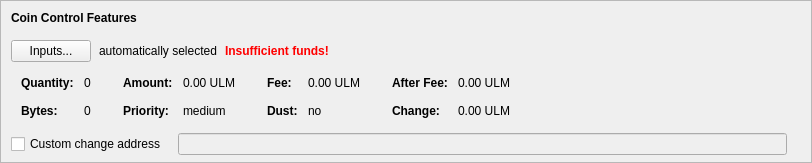
    <widget class="QFrame" name="frameCoinControl">
     <property name="sizePolicy">
      <sizepolicy hsizetype="Expanding" vsizetype="Expanding">
       <horstretch>0</horstretch>
       <verstretch>0</verstretch>
      </sizepolicy>
     </property>
     <property name="maximumSize">
      <size>
       <width>16777215</width>
       <height>16777215</height>
      </size>
     </property>
     <property name="frameShape">
      <enum>QFrame::StyledPanel</enum>
     </property>
     <property name="frameShadow">
      <enum>QFrame::Sunken</enum>
     </property>
     <layout class="QVBoxLayout" name="verticalLayoutCoinControl2">
      <property name="spacing">
       <number>0</number>
      </property>
      <property name="leftMargin">
       <number>0</number>
      </property>
      <property name="topMargin">
       <number>0</number>
      </property>
      <property name="rightMargin">
       <number>0</number>
      </property>
      <property name="bottomMargin">
       <number>6</number>
      </property>
      <item>
       <layout class="QVBoxLayout" name="verticalLayoutCoinControl" stretch="0,0,0,0,1">
        <property name="spacing">
         <number>0</number>
        </property>
        <property name="leftMargin">
         <number>10</number>
        </property>
        <property name="topMargin">
         <number>10</number>
        </property>
        <item>
         <layout class="QHBoxLayout" name="horizontalLayoutCoinControl1">
          <property name="bottomMargin">
           <number>15</number>
          </property>
          <item>
           <widget class="QLabel" name="labelCoinControlFeatures">
            <property name="sizePolicy">
             <sizepolicy hsizetype="Preferred" vsizetype="Maximum">
              <horstretch>0</horstretch>
              <verstretch>0</verstretch>
             </sizepolicy>
            </property>
            <property name="font">
             <font>
              <weight>75</weight>
              <bold>true</bold>
             </font>
            </property>
            <property name="styleSheet">
             <string notr="true">font-weight:bold;</string>
            </property>
            <property name="text">
             <string>Coin Control Features</string>
            </property>
           </widget>
          </item>
         </layout>
        </item>
        <item>
         <layout class="QHBoxLayout" name="horizontalLayoutCoinControl2" stretch="0,0,0,0">
          <property name="spacing">
           <number>8</number>
          </property>
          <property name="bottomMargin">
           <number>10</number>
          </property>
          <item>
           <widget class="QPushButton" name="pushButtonCoinControl">
            <property name="styleSheet">
             <string notr="true"/>
            </property>
            <property name="text">
             <string>Inputs...</string>
            </property>
            <property name="autoDefault">
             <bool>false</bool>
            </property>
           </widget>
          </item>
          <item>
           <widget class="QLabel" name="labelCoinControlAutomaticallySelected">
            <property name="text">
             <string>automatically selected</string>
            </property>
            <property name="margin">
             <number>5</number>
            </property>
           </widget>
          </item>
          <item>
           <widget class="QLabel" name="labelCoinControlInsuffFunds">
            <property name="font">
             <font>
              <weight>75</weight>
              <bold>true</bold>
             </font>
            </property>
            <property name="styleSheet">
             <string notr="true">color:red;font-weight:bold;</string>
            </property>
            <property name="text">
             <string>Insufficient funds!</string>
            </property>
            <property name="margin">
             <number>5</number>
            </property>
           </widget>
          </item>
          <item>
           <spacer name="horizontalSpacerCoinControl">
            <property name="orientation">
             <enum>Qt::Horizontal</enum>
            </property>
            <property name="sizeHint" stdset="0">
             <size>
              <width>40</width>
              <height>1</height>
             </size>
            </property>
           </spacer>
          </item>
         </layout>
        </item>
        <item>
         <widget class="QWidget" name="widgetCoinControl" native="true">
          <property name="sizePolicy">
           <sizepolicy hsizetype="Preferred" vsizetype="Preferred">
            <horstretch>0</horstretch>
            <verstretch>0</verstretch>
           </sizepolicy>
          </property>
          <property name="minimumSize">
           <size>
            <width>0</width>
            <height>0</height>
           </size>
          </property>
          <property name="styleSheet">
           <string notr="true"/>
          </property>
          <layout class="QHBoxLayout" name="horizontalLayoutCoinControl5">
           <property name="leftMargin">
            <number>0</number>
           </property>
           <property name="topMargin">
            <number>0</number>
           </property>
           <property name="rightMargin">
            <number>0</number>
           </property>
           <property name="bottomMargin">
            <number>0</number>
           </property>
           <item>
            <layout class="QHBoxLayout" name="horizontalLayoutCoinControl3" stretch="0,0,0,1">
             <property name="spacing">
              <number>20</number>
             </property>
             <property name="topMargin">
              <number>0</number>
             </property>
             <property name="bottomMargin">
              <number>10</number>
             </property>
             <item>
              <layout class="QFormLayout" name="formLayoutCoinControl1">
               <property name="horizontalSpacing">
                <number>10</number>
               </property>
               <property name="verticalSpacing">
                <number>14</number>
               </property>
               <property name="leftMargin">
                <number>10</number>
               </property>
               <property name="topMargin">
                <number>4</number>
               </property>
               <property name="rightMargin">
                <number>6</number>
               </property>
               <item row="0" column="0">
                <widget class="QLabel" name="labelCoinControlQuantityText">
                 <property name="font">
                  <font>
                   <weight>75</weight>
                   <bold>true</bold>
                  </font>
                 </property>
                 <property name="text">
                  <string>Quantity:</string>
                 </property>
                 <property name="margin">
                  <number>0</number>
                 </property>
                </widget>
               </item>
               <item row="0" column="1">
                <widget class="QLabel" name="labelCoinControlQuantity">
                 <property name="cursor">
                  <cursorShape>IBeamCursor</cursorShape>
                 </property>
                 <property name="contextMenuPolicy">
                  <enum>Qt::ActionsContextMenu</enum>
                 </property>
                 <property name="text">
                  <string notr="true">0</string>
                 </property>
                 <property name="margin">
                  <number>0</number>
                 </property>
                 <property name="textInteractionFlags">
                  <set>Qt::LinksAccessibleByMouse|Qt::TextSelectableByKeyboard|Qt::TextSelectableByMouse</set>
                 </property>
                </widget>
               </item>
               <item row="1" column="0">
                <widget class="QLabel" name="labelCoinControlBytesText">
                 <property name="font">
                  <font>
                   <weight>75</weight>
                   <bold>true</bold>
                  </font>
                 </property>
                 <property name="text">
                  <string>Bytes:</string>
                 </property>
                </widget>
               </item>
               <item row="1" column="1">
                <widget class="QLabel" name="labelCoinControlBytes">
                 <property name="cursor">
                  <cursorShape>IBeamCursor</cursorShape>
                 </property>
                 <property name="contextMenuPolicy">
                  <enum>Qt::ActionsContextMenu</enum>
                 </property>
                 <property name="text">
                  <string notr="true">0</string>
                 </property>
                 <property name="textInteractionFlags">
                  <set>Qt::LinksAccessibleByMouse|Qt::TextSelectableByKeyboard|Qt::TextSelectableByMouse</set>
                 </property>
                </widget>
               </item>
              </layout>
             </item>
             <item>
              <layout class="QFormLayout" name="formLayoutCoinControl2">
               <property name="horizontalSpacing">
                <number>10</number>
               </property>
               <property name="verticalSpacing">
                <number>14</number>
               </property>
               <property name="leftMargin">
                <number>6</number>
               </property>
               <property name="topMargin">
                <number>4</number>
               </property>
               <property name="rightMargin">
                <number>6</number>
               </property>
               <item row="0" column="0">
                <widget class="QLabel" name="labelCoinControlAmountText">
                 <property name="font">
                  <font>
                   <weight>75</weight>
                   <bold>true</bold>
                  </font>
                 </property>
                 <property name="text">
                  <string>Amount:</string>
                 </property>
                 <property name="margin">
                  <number>0</number>
                 </property>
                </widget>
               </item>
               <item row="0" column="1">
                <widget class="QLabel" name="labelCoinControlAmount">
                 <property name="cursor">
                  <cursorShape>IBeamCursor</cursorShape>
                 </property>
                 <property name="contextMenuPolicy">
                  <enum>Qt::ActionsContextMenu</enum>
                 </property>
                 <property name="text">
                  <string notr="true">0.00 ULM</string>
                 </property>
                 <property name="textInteractionFlags">
                  <set>Qt::LinksAccessibleByMouse|Qt::TextSelectableByKeyboard|Qt::TextSelectableByMouse</set>
                 </property>
                </widget>
               </item>
               <item row="1" column="0">
                <widget class="QLabel" name="labelCoinControlPriorityText">
                 <property name="font">
                  <font>
                   <weight>75</weight>
                   <bold>true</bold>
                  </font>
                 </property>
                 <property name="text">
                  <string>Priority:</string>
                 </property>
                </widget>
               </item>
               <item row="1" column="1">
                <widget class="QLabel" name="labelCoinControlPriority">
                 <property name="cursor">
                  <cursorShape>IBeamCursor</cursorShape>
                 </property>
                 <property name="contextMenuPolicy">
                  <enum>Qt::ActionsContextMenu</enum>
                 </property>
                 <property name="text">
                  <string>medium</string>
                 </property>
                 <property name="textInteractionFlags">
                  <set>Qt::LinksAccessibleByMouse|Qt::TextSelectableByKeyboard|Qt::TextSelectableByMouse</set>
                 </property>
                </widget>
               </item>
              </layout>
             </item>
             <item>
              <layout class="QFormLayout" name="formLayoutCoinControl3">
               <property name="horizontalSpacing">
                <number>10</number>
               </property>
               <property name="verticalSpacing">
                <number>14</number>
               </property>
               <property name="leftMargin">
                <number>6</number>
               </property>
               <property name="topMargin">
                <number>4</number>
               </property>
               <property name="rightMargin">
                <number>6</number>
               </property>
               <item row="0" column="0">
                <widget class="QLabel" name="labelCoinControlFeeText">
                 <property name="font">
                  <font>
                   <weight>75</weight>
                   <bold>true</bold>
                  </font>
                 </property>
                 <property name="text">
                  <string>Fee:</string>
                 </property>
                 <property name="margin">
                  <number>0</number>
                 </property>
                </widget>
               </item>
               <item row="0" column="1">
                <widget class="QLabel" name="labelCoinControlFee">
                 <property name="cursor">
                  <cursorShape>IBeamCursor</cursorShape>
                 </property>
                 <property name="contextMenuPolicy">
                  <enum>Qt::ActionsContextMenu</enum>
                 </property>
                 <property name="text">
                  <string notr="true">0.00 ULM</string>
                 </property>
                 <property name="textInteractionFlags">
                  <set>Qt::LinksAccessibleByMouse|Qt::TextSelectableByKeyboard|Qt::TextSelectableByMouse</set>
                 </property>
                </widget>
               </item>
               <item row="1" column="0">
                <widget class="QLabel" name="labelCoinControlLowOutputText">
                 <property name="font">
                  <font>
                   <weight>75</weight>
                   <bold>true</bold>
                  </font>
                 </property>
                 <property name="text">
                  <string>Dust:</string>
                 </property>
                </widget>
               </item>
               <item row="1" column="1">
                <widget class="QLabel" name="labelCoinControlLowOutput">
                 <property name="cursor">
                  <cursorShape>IBeamCursor</cursorShape>
                 </property>
                 <property name="contextMenuPolicy">
                  <enum>Qt::ActionsContextMenu</enum>
                 </property>
                 <property name="text">
                  <string>no</string>
                 </property>
                 <property name="textInteractionFlags">
                  <set>Qt::LinksAccessibleByMouse|Qt::TextSelectableByKeyboard|Qt::TextSelectableByMouse</set>
                 </property>
                </widget>
               </item>
              </layout>
             </item>
             <item>
              <layout class="QFormLayout" name="formLayoutCoinControl4">
               <property name="horizontalSpacing">
                <number>10</number>
               </property>
               <property name="verticalSpacing">
                <number>14</number>
               </property>
               <property name="leftMargin">
                <number>6</number>
               </property>
               <property name="topMargin">
                <number>4</number>
               </property>
               <property name="rightMargin">
                <number>6</number>
               </property>
               <item row="0" column="0">
                <widget class="QLabel" name="labelCoinControlAfterFeeText">
                 <property name="font">
                  <font>
                   <weight>75</weight>
                   <bold>true</bold>
                  </font>
                 </property>
                 <property name="text">
                  <string>After Fee:</string>
                 </property>
                 <property name="margin">
                  <number>0</number>
                 </property>
                </widget>
               </item>
               <item row="0" column="1">
                <widget class="QLabel" name="labelCoinControlAfterFee">
                 <property name="cursor">
                  <cursorShape>IBeamCursor</cursorShape>
                 </property>
                 <property name="contextMenuPolicy">
                  <enum>Qt::ActionsContextMenu</enum>
                 </property>
                 <property name="text">
                  <string notr="true">0.00 ULM</string>
                 </property>
                 <property name="textInteractionFlags">
                  <set>Qt::LinksAccessibleByMouse|Qt::TextSelectableByKeyboard|Qt::TextSelectableByMouse</set>
                 </property>
                </widget>
               </item>
               <item row="1" column="0">
                <widget class="QLabel" name="labelCoinControlChangeText">
                 <property name="font">
                  <font>
                   <weight>75</weight>
                   <bold>true</bold>
                  </font>
                 </property>
                 <property name="text">
                  <string>Change:</string>
                 </property>
                </widget>
               </item>
               <item row="1" column="1">
                <widget class="QLabel" name="labelCoinControlChange">
                 <property name="cursor">
                  <cursorShape>IBeamCursor</cursorShape>
                 </property>
                 <property name="contextMenuPolicy">
                  <enum>Qt::ActionsContextMenu</enum>
                 </property>
                 <property name="text">
                  <string notr="true">0.00 ULM</string>
                 </property>
                 <property name="textInteractionFlags">
                  <set>Qt::LinksAccessibleByMouse|Qt::TextSelectableByKeyboard|Qt::TextSelectableByMouse</set>
                 </property>
                </widget>
               </item>
              </layout>
             </item>
            </layout>
           </item>
          </layout>
         </widget>
        </item>
        <item>
         <layout class="QHBoxLayout" name="horizontalLayoutCoinControl4" stretch="0,0,0">
          <property name="spacing">
           <number>12</number>
          </property>
          <property name="sizeConstraint">
           <enum>QLayout::SetDefaultConstraint</enum>
          </property>
          <property name="topMargin">
           <number>5</number>
          </property>
          <property name="rightMargin">
           <number>5</number>
          </property>
          <item>
           <widget class="QCheckBox" name="checkBoxCoinControlChange">
            <property name="toolTip">
             <string>If this is activated, but the change address is empty or invalid, change will be sent to a newly generated address.</string>
            </property>
            <property name="text">
             <string>Custom change address</string>
            </property>
           </widget>
          </item>
          <item>
           <widget class="QValidatedLineEdit" name="lineEditCoinControlChange">
            <property name="enabled">
             <bool>false</bool>
            </property>
            <property name="sizePolicy">
             <sizepolicy hsizetype="Expanding" vsizetype="Fixed">
              <horstretch>0</horstretch>
              <verstretch>0</verstretch>
             </sizepolicy>
            </property>
           </widget>
          </item>
          <item>
           <widget class="QLabel" name="labelCoinControlChangeLabel">
            <property name="sizePolicy">
             <sizepolicy hsizetype="Preferred" vsizetype="Expanding">
              <horstretch>0</horstretch>
              <verstretch>0</verstretch>
             </sizepolicy>
            </property>
            <property name="minimumSize">
             <size>
              <width>0</width>
              <height>0</height>
             </size>
            </property>
            <property name="text">
             <string/>
            </property>
            <property name="margin">
             <number>3</number>
            </property>
           </widget>
          </item>
         </layout>
        </item>
        <item>
         <spacer name="verticalSpacerCoinControl">
          <property name="orientation">
           <enum>Qt::Vertical</enum>
          </property>
          <property name="sizeHint" stdset="0">
           <size>
            <width>800</width>
            <height>1</height>
           </size>
          </property>
         </spacer>
        </item>
       </layout>
      </item>
     </layout>
    </widget>
